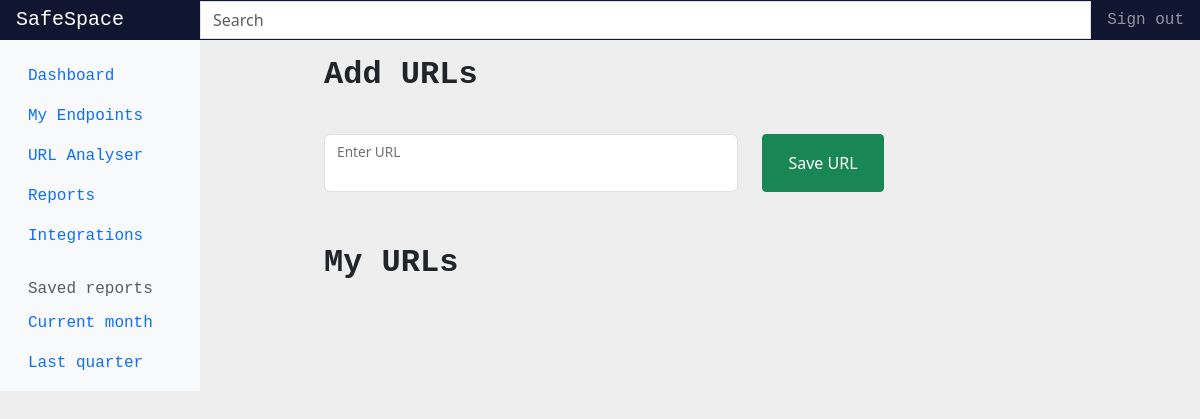
The app's page /url (signed in), older data.
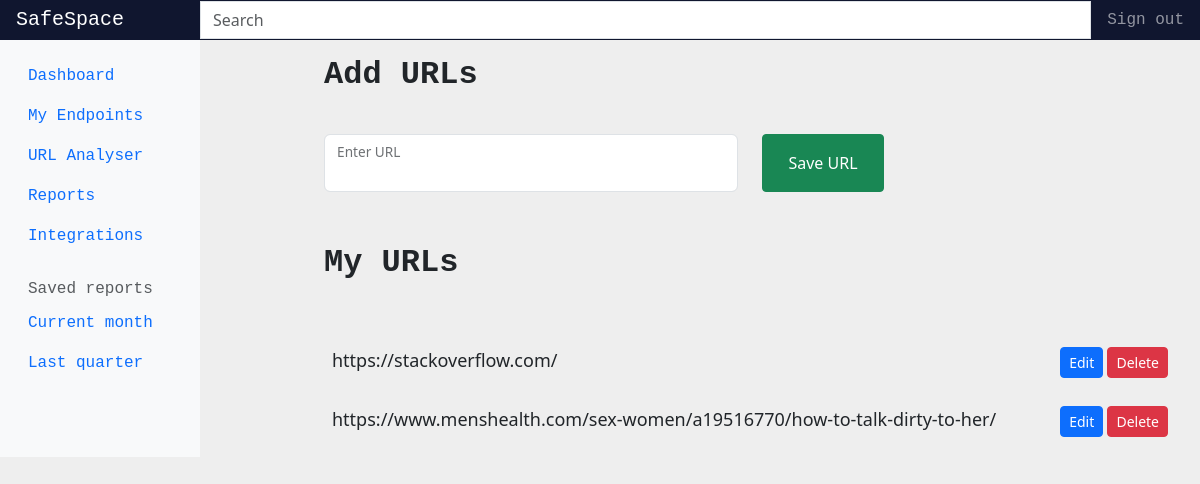
The same page, newer data.
### safe_space/models.py (models this page shows)
class Url(db.Model):
    __tablename__ = 'url'
    id = db.Column(db.Integer, primary_key=True)
    title = db.Column(db.String(120), unique=True, nullable=False)
    created_at = db.Column(db.DateTime, nullable=False, default=datetime.utcnow)
    user_id = db.Column(db.Integer, db.ForeignKey('user.id'), nullable=False)
    def __repr__(self):
        return self.title

### safe_space/routes.py (the view)
@app.route('/url', methods=['GET', 'POST'])
def url_endpoints():
    form = UrlForm()
    if form.validate_on_submit():
        url = Url(title=form.url.data, user_id=current_user.id)
        db.session.add(url)
        db.session.commit()
        flash(f'URL saved', 'success')
        return redirect(url_for('url_endpoints'))
    user_urls = current_user.urls
    return render_template('urls.html', form=form, user_urls=user_urls)

### safe_space/forms.py
class UrlForm(FlaskForm):
    url = StringField('Enter URL', validators=[DataRequired(), URL(require_tld=True, message='Please enter a valid URL (Ex. https://example.com)')])
    save = SubmitField('Save URL')

### safe_space/models.py (called while the page is built)
@login_manager.user_loader
def load_user(user_id):
    return User.query.get (int(user_id))

### safe_space/templates/urls.html (shortened to what this page needs)
<!DOCTYPE html>
<html>
  <head>
    <link href="https://cdn.jsdelivr.net/npm/bootstrap@5.3.0-alpha3/dist/css/bootstrap.min.css" rel="stylesheet">
  </head>
  <body>
    <header class="navbar navbar-dark sticky-top flex-md-nowrap p-0">
      <a class="navbar-brand col-md-3 col-lg-2 me-0 px-3" href="#">SafeSpace</a>
      <input class="form-control w-100 rounded-0" type="text" placeholder="Search" aria-label="Search">
      <div class="navbar-nav">
        <div class="nav-item text-nowrap">
          <a class="nav-link px-3" href="{{ url_for('logout') }}">Sign out</a>
        </div>
      </div>
    </header>
    <div class="container-fluid">
      <div class="row">
        <nav id="sidebarMenu" class="col-md-3 col-lg-2 d-md-block bg-light sidebar collapse">
          <div class="position-sticky pt-3">
            <ul class="nav flex-column">
              <li class="nav-item">
                <a class="nav-link active" aria-current="page" href="#">
                  Dashboard
                </a>
              </li>
              <li class="nav-item">
                <a class="nav-link" href="#">
                  My Endpoints
                </a>
              </li>
              <li class="nav-item">
                <a class="nav-link" href="#">
                  URL Analyser
                </a>
              </li>
              <li class="nav-item">
                <a class="nav-link" href="#">
                  Reports
                </a>
              </li>
              <li class="nav-item">
                <a class="nav-link" href="#">
                  Integrations
                </a>
              </li>
            </ul>
            <h6 class="sidebar-heading d-flex justify-content-between align-items-center px-3 mt-4 mb-1 text-muted">
              <span>Saved reports</span>
            </h6>
            <ul class="nav flex-column mb-2">
              <li class="nav-item">
                <a class="nav-link" href="#">
                  Current month
                </a>
              </li>
              <li class="nav-item">
                <a class="nav-link" href="#">
                  Last quarter
                </a>
              </li>
            </ul>
          </div>
        </nav>
        <main class="col-md-9 ms-sm-auto col-lg-9 px-md-4">
            <h1 class="h2 py-3">Add URLs</h1>
            <form action="" method="POST">
                <div class="row">
                    <div class="col-lg-6">
                        <div class="form-group">
                            <div class="form-floating mb-1">
                                {% if form.url.errors %}
                                    {{ form.url(class="form-control is-invalid") }}
                                    <div class="invalid-feedback">
                                    {% for error in form.url.errors %}
                                        <span>{{ error }}</span>
                                    {% endfor %}
                                    </div>
                                {% else %}
                                {{ form.url(class="form-control", id="floatingInput", autocomplete="off")}}
                                {% endif %}
                                {{ form.url.label(for="floatingInput") }}
                            </div>
                        </div>
                    </div>
                    <div class="col-lg-2">
                        <div class="form-group">
                            {{ form.save(class="w-100 btn btn-success rounded-1 py-3") }}
                        </div>
                    </div>
                </div>
            </form>
            <h1 class="h2 py-5">My URLs</h1>
            {% for url in user_urls %}
                <div class="d-flex justify-content-between">
                    <div class="p-2">
                        <p>{{ url }}</p>
                    </div>
                    <div class="p-2">
                        <a href="#" class="btn btn-sm btn-primary">Edit</a>
                        <a href="#" class="btn btn-sm btn-danger">Delete</a>
                    </div>
                </div>
            {% endfor %}
        </main>
      </div>
    </div>
</body>
</html>

### safe_space/templates/urls.html (style rules this page uses)
body { background-color: #eee; }
h1,h2,h3,h4,h5,h6,a,span,button { font-family: 'Roboto', sans-serif; font-family: 'Source Code Pro', monospace; }
p { font-size:18px; font-weight: 400; }
h1 { font-weight: 900 !important; }
header { background-color: #10162F; color: #fff; }

Row changes from the older to the newer data that the page shows:
added Url: title "https://stackoverflow.com/"
added Url: title "https://www.menshealth.com/sex-women/a19516770/how-to-talk-dirty-to-her/"
